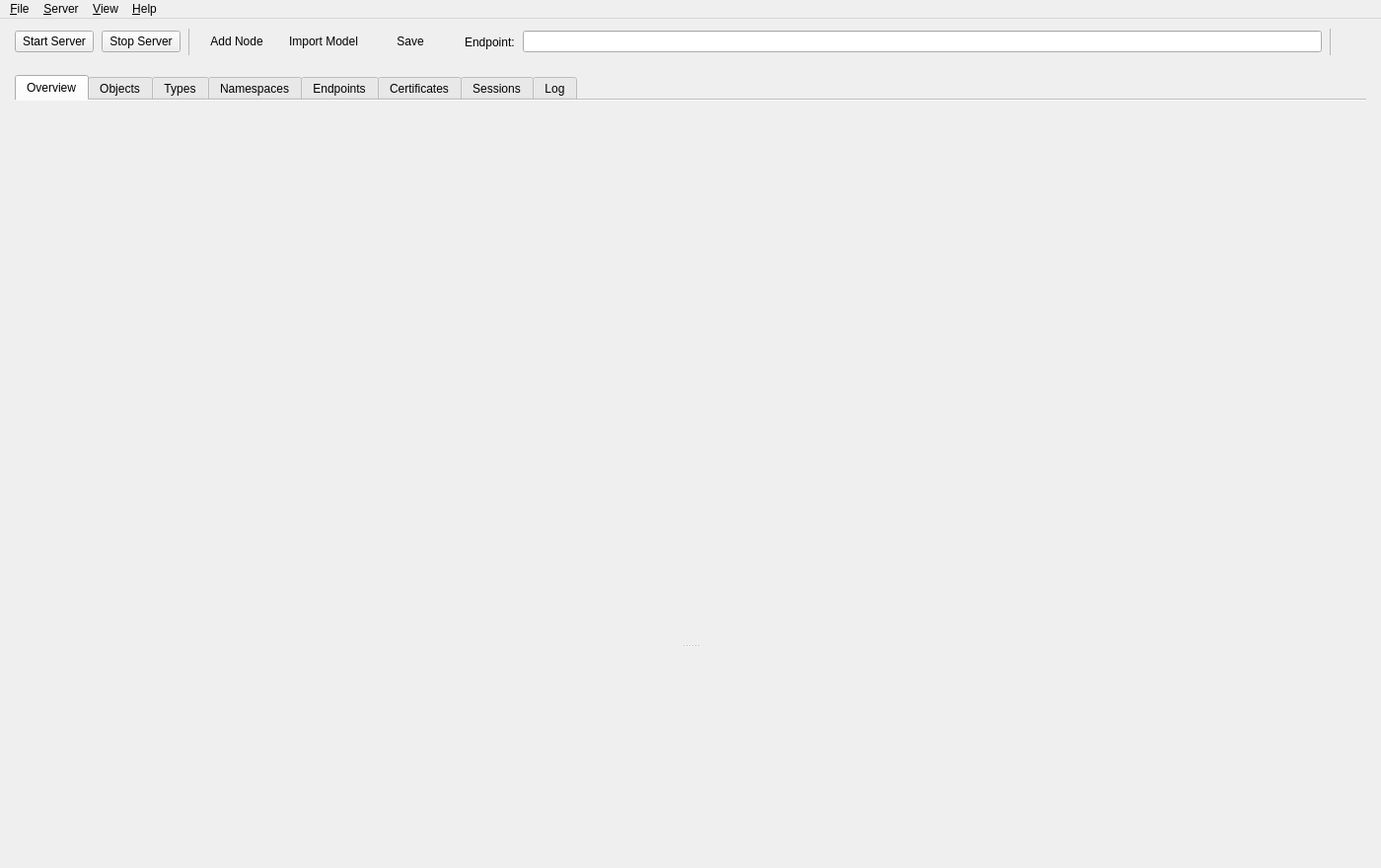
<?xml version="1.0" encoding="UTF-8"?>
<ui version="4.0">
 <class>MainWindow</class>
 <widget class="QMainWindow" name="MainWindow">
  <property name="geometry">
   <rect>
    <x>0</x>
    <y>0</y>
    <width>1400</width>
    <height>880</height>
   </rect>
  </property>
  <property name="minimumSize">
   <size>
    <width>1000</width>
    <height>600</height>
   </size>
  </property>
  <property name="windowTitle">
   <string notr="true">OpenUaSim</string>
  </property>
  <widget class="QWidget" name="centralWidget">
   <layout class="QVBoxLayout" name="centralLayout">
    <property name="spacing">
     <number>20</number>
    </property>
    <property name="leftMargin">
     <number>15</number>
    </property>
    <property name="topMargin">
     <number>10</number>
    </property>
    <property name="rightMargin">
     <number>15</number>
    </property>
    <property name="bottomMargin">
     <number>4</number>
    </property>
    <item>
     <layout class="QHBoxLayout" name="toolbarLayout">
      <property name="spacing">
       <number>8</number>
      </property>
      <item>
       <widget class="QPushButton" name="startButton">
        <property name="toolbar" stdset="0">
         <bool>true</bool>
        </property>
        <property name="iconSize">
         <size>
          <width>18</width>
          <height>18</height>
         </size>
        </property>
        <property name="accent" stdset="0">
         <string notr="true">success</string>
        </property>
        <property name="text">
         <string>Start Server</string>
        </property>
       </widget>
      </item>
      <item>
       <widget class="QPushButton" name="stopButton">
        <property name="toolbar" stdset="0">
         <bool>true</bool>
        </property>
        <property name="iconSize">
         <size>
          <width>18</width>
          <height>18</height>
         </size>
        </property>
        <property name="text">
         <string>Stop Server</string>
        </property>
       </widget>
      </item>
      <item>
       <widget class="QFrame" name="toolbarSeparator1">
        <property name="minimumSize">
         <size>
          <width>1</width>
          <height>0</height>
         </size>
        </property>
        <property name="maximumSize">
         <size>
          <width>1</width>
          <height>16777215</height>
         </size>
        </property>
        <property name="frameShape">
         <enum>QFrame::StyledPanel</enum>
        </property>
        <property name="separator" stdset="0">
         <bool>true</bool>
        </property>
       </widget>
      </item>
      <item>
       <widget class="QPushButton" name="addNodeButton">
        <property name="toolbar" stdset="0">
         <bool>true</bool>
        </property>
        <property name="iconSize">
         <size>
          <width>22</width>
          <height>22</height>
         </size>
        </property>
        <property name="text">
         <string>Add Node</string>
        </property>
        <property name="flat">
         <bool>true</bool>
        </property>
       </widget>
      </item>
      <item>
       <widget class="QPushButton" name="importModelButton">
        <property name="toolbar" stdset="0">
         <bool>true</bool>
        </property>
        <property name="iconSize">
         <size>
          <width>22</width>
          <height>22</height>
         </size>
        </property>
        <property name="text">
         <string>Import Model</string>
        </property>
        <property name="flat">
         <bool>true</bool>
        </property>
       </widget>
      </item>
      <item>
       <widget class="QPushButton" name="saveButton">
        <property name="toolbar" stdset="0">
         <bool>true</bool>
        </property>
        <property name="iconSize">
         <size>
          <width>22</width>
          <height>22</height>
         </size>
        </property>
        <property name="text">
         <string>Save</string>
        </property>
        <property name="flat">
         <bool>true</bool>
        </property>
       </widget>
      </item>
      <item>
       <spacer name="toolbarSpacer">
        <property name="orientation">
         <enum>Qt::Horizontal</enum>
        </property>
       </spacer>
      </item>
      <item>
       <widget class="ElidedLabel" name="endpointLabel">
        <property name="text">
         <string>Endpoint:</string>
        </property>
       </widget>
      </item>
      <item>
       <layout class="QHBoxLayout" name="endpointLayout">
        <property name="spacing">
         <number>2</number>
        </property>
        <item>
         <widget class="ElidedLineEdit" name="endpointEdit">
          <property name="toolbar" stdset="0">
           <bool>true</bool>
          </property>
          <property name="minimumSize">
           <size>
            <width>200</width>
            <height>0</height>
           </size>
          </property>
          <property name="readOnly">
           <bool>true</bool>
          </property>
         </widget>
        </item>
       </layout>
      </item>
      <item>
       <widget class="QFrame" name="toolbarSeparator2">
        <property name="minimumSize">
         <size>
          <width>1</width>
          <height>0</height>
         </size>
        </property>
        <property name="maximumSize">
         <size>
          <width>1</width>
          <height>16777215</height>
         </size>
        </property>
        <property name="frameShape">
         <enum>QFrame::StyledPanel</enum>
        </property>
        <property name="separator" stdset="0">
         <bool>true</bool>
        </property>
       </widget>
      </item>
      <item>
       <widget class="QToolButton" name="themeButton">
        <property name="toolbar" stdset="0">
         <bool>true</bool>
        </property>
        <property name="iconSize">
         <size>
          <width>20</width>
          <height>20</height>
         </size>
        </property>
        <property name="toolTip">
         <string>Color theme</string>
        </property>
        <property name="popupMode">
         <enum>QToolButton::InstantPopup</enum>
        </property>
        <property name="autoRaise">
         <bool>true</bool>
        </property>
       </widget>
      </item>
     </layout>
    </item>
    <item>
     <widget class="QSplitter" name="contentSplitter">
      <property name="orientation">
       <enum>Qt::Vertical</enum>
      </property>
      <property name="childrenCollapsible">
       <bool>false</bool>
      </property>
      <property name="handleWidth">
       <number>8</number>
      </property>
      <widget class="QTabWidget" name="tabWidget">
       <property name="sizePolicy">
        <sizepolicy hsizetype="Expanding" vsizetype="Expanding">
         <horstretch>0</horstretch>
         <verstretch>3</verstretch>
        </sizepolicy>
       </property>
       <property name="currentIndex">
        <number>0</number>
       </property>
       <property name="documentMode">
        <bool>true</bool>
       </property>
       <widget class="StatusPage" name="statusPage">
        <attribute name="title">
         <string>Overview</string>
        </attribute>
       </widget>
       <widget class="ObjectsPage" name="objectsPage">
        <attribute name="title">
         <string>Objects</string>
        </attribute>
       </widget>
       <widget class="TypesPage" name="typesPage">
        <attribute name="title">
         <string>Types</string>
        </attribute>
       </widget>
       <widget class="NamespacesPage" name="namespacesPage">
        <attribute name="title">
         <string>Namespaces</string>
        </attribute>
       </widget>
       <widget class="EndpointsPage" name="endpointsPage">
        <attribute name="title">
         <string>Endpoints</string>
        </attribute>
       </widget>
       <widget class="CertificatesPage" name="certificatesPage">
        <attribute name="title">
         <string>Certificates</string>
        </attribute>
       </widget>
       <widget class="SessionsPage" name="sessionsPage">
        <attribute name="title">
         <string>Sessions</string>
        </attribute>
       </widget>
       <widget class="LogPage" name="logPage">
        <attribute name="title">
         <string>Log</string>
        </attribute>
       </widget>
      </widget>
      <widget class="EventLogWidget" name="eventLog">
       <property name="sizePolicy">
        <sizepolicy hsizetype="Expanding" vsizetype="Expanding">
         <horstretch>0</horstretch>
         <verstretch>1</verstretch>
        </sizepolicy>
       </property>
      </widget>
     </widget>
    </item>
   </layout>
  </widget>
  <widget class="QMenuBar" name="menuBar">
   <widget class="QMenu" name="menuFile">
    <property name="title">
     <string>&amp;File</string>
    </property>
    <addaction name="actionNewProject"/>
    <addaction name="actionOpenProject"/>
    <addaction name="actionSaveProject"/>
    <addaction name="actionSaveProjectAs"/>
    <addaction name="separator"/>
    <addaction name="actionImportModel"/>
    <addaction name="actionExportModel"/>
    <addaction name="separator"/>
    <addaction name="actionExit"/>
   </widget>
   <widget class="QMenu" name="menuServer">
    <property name="title">
     <string>&amp;Server</string>
    </property>
    <addaction name="actionStartServer"/>
    <addaction name="actionStopServer"/>
    <addaction name="actionRestartServer"/>
    <addaction name="separator"/>
    <addaction name="actionRestoreServerState"/>
    <addaction name="separator"/>
    <addaction name="actionAddNode"/>
    <addaction name="actionRenameNode"/>
    <addaction name="actionDuplicateNode"/>
    <addaction name="actionCopyNode"/>
    <addaction name="actionPasteNode"/>
    <addaction name="actionDeleteNode"/>
    <addaction name="separator"/>
    <addaction name="actionServerSettings"/>
    <addaction name="actionUserAccounts"/>
   </widget>
   <widget class="QMenu" name="menuView">
    <property name="title">
     <string>&amp;View</string>
    </property>
    <widget class="QMenu" name="menuLanguage">
     <property name="title">
      <string>&amp;Language</string>
     </property>
     <addaction name="actionLanguageSystem"/>
     <addaction name="actionLanguageEnglish"/>
     <addaction name="actionLanguageRussian"/>
    </widget>
    <widget class="QMenu" name="menuTheme">
     <property name="title">
      <string>&amp;Theme</string>
     </property>
     <addaction name="actionThemeSystem"/>
     <addaction name="actionThemeLight"/>
     <addaction name="actionThemeDark"/>
    </widget>
    <addaction name="separator"/>
    <addaction name="actionEventLog"/>
    <addaction name="separator"/>
    <addaction name="menuTheme"/>
    <addaction name="menuLanguage"/>
   </widget>
   <widget class="QMenu" name="menuHelp">
    <property name="title">
     <string>&amp;Help</string>
    </property>
    <addaction name="actionAbout"/>
    <addaction name="actionAboutQt"/>
   </widget>
   <addaction name="menuFile"/>
   <addaction name="menuServer"/>
   <addaction name="menuView"/>
   <addaction name="menuHelp"/>
  </widget>
  <widget class="QStatusBar" name="statusBar">
   <property name="sizeGripEnabled">
    <bool>false</bool>
   </property>
  </widget>
  <action name="actionLanguageSystem">
   <property name="checkable">
    <bool>true</bool>
   </property>
   <property name="text">
    <string>&amp;System</string>
   </property>
  </action>
  <action name="actionLanguageEnglish">
   <property name="checkable">
    <bool>true</bool>
   </property>
   <property name="text">
    <string notr="true">English</string>
   </property>
  </action>
  <action name="actionLanguageRussian">
   <property name="checkable">
    <bool>true</bool>
   </property>
   <property name="text">
    <string notr="true">Русский</string>
   </property>
  </action>
  <action name="actionThemeSystem">
   <property name="checkable">
    <bool>true</bool>
   </property>
   <property name="text">
    <string>&amp;System</string>
   </property>
  </action>
  <action name="actionThemeLight">
   <property name="checkable">
    <bool>true</bool>
   </property>
   <property name="text">
    <string>&amp;Light</string>
   </property>
  </action>
  <action name="actionThemeDark">
   <property name="checkable">
    <bool>true</bool>
   </property>
   <property name="text">
    <string>&amp;Dark</string>
   </property>
  </action>
  <action name="actionNewProject">
   <property name="text">
    <string>&amp;New Project</string>
   </property>
   <property name="shortcut">
    <string>Ctrl+N</string>
   </property>
  </action>
  <action name="actionOpenProject">
   <property name="text">
    <string>&amp;Open Project...</string>
   </property>
   <property name="shortcut">
    <string>Ctrl+O</string>
   </property>
  </action>
  <action name="actionSaveProject">
   <property name="text">
    <string>&amp;Save Project</string>
   </property>
   <property name="shortcut">
    <string>Ctrl+S</string>
   </property>
  </action>
  <action name="actionSaveProjectAs">
   <property name="text">
    <string>Save Project &amp;As...</string>
   </property>
   <property name="shortcut">
    <string>Ctrl+Shift+S</string>
   </property>
  </action>
  <action name="actionImportModel">
   <property name="text">
    <string>&amp;Import Model...</string>
   </property>
  </action>
  <action name="actionExportModel">
   <property name="text">
    <string>&amp;Export Model...</string>
   </property>
  </action>
  <action name="actionExit">
   <property name="text">
    <string>E&amp;xit</string>
   </property>
   <property name="shortcut">
    <string>Ctrl+Q</string>
   </property>
  </action>
  <action name="actionStartServer">
   <property name="text">
    <string>&amp;Start Server</string>
   </property>
   <property name="shortcut">
    <string>F5</string>
   </property>
  </action>
  <action name="actionStopServer">
   <property name="text">
    <string>S&amp;top Server</string>
   </property>
   <property name="shortcut">
    <string>Shift+F5</string>
   </property>
  </action>
  <action name="actionRestartServer">
   <property name="text">
    <string>&amp;Restart Server</string>
   </property>
   <property name="shortcut">
    <string>Ctrl+Shift+F5</string>
   </property>
  </action>
  <action name="actionAddNode">
   <property name="text">
    <string>&amp;Add Node...</string>
   </property>
   <property name="shortcut">
    <string>Ctrl+Shift+N</string>
   </property>
  </action>
  <action name="actionRenameNode">
   <property name="text">
    <string>Re&amp;name Node...</string>
   </property>
   <property name="shortcut">
    <string>F2</string>
   </property>
  </action>
  <action name="actionDuplicateNode">
   <property name="text">
    <string>D&amp;uplicate Node</string>
   </property>
   <property name="shortcut">
    <string>Ctrl+D</string>
   </property>
   <property name="shortcutContext">
    <enum>Qt::WidgetWithChildrenShortcut</enum>
   </property>
  </action>
  <action name="actionCopyNode">
   <property name="text">
    <string>&amp;Copy Node</string>
   </property>
   <property name="shortcut">
    <string>Ctrl+C</string>
   </property>
   <property name="shortcutContext">
    <enum>Qt::WidgetWithChildrenShortcut</enum>
   </property>
  </action>
  <action name="actionPasteNode">
   <property name="text">
    <string>&amp;Paste Node</string>
   </property>
   <property name="shortcut">
    <string>Ctrl+V</string>
   </property>
   <property name="shortcutContext">
    <enum>Qt::WidgetWithChildrenShortcut</enum>
   </property>
  </action>
  <action name="actionDeleteNode">
   <property name="text">
    <string>&amp;Delete Node</string>
   </property>
   <property name="shortcut">
    <string>Del</string>
   </property>
  </action>
  <action name="actionServerSettings">
   <property name="text">
    <string>Server &amp;Settings...</string>
   </property>
  </action>
  <action name="actionUserAccounts">
   <property name="text">
    <string>&amp;User Accounts...</string>
   </property>
  </action>
  <action name="actionRestoreServerState">
   <property name="checkable">
    <bool>true</bool>
   </property>
   <property name="text">
    <string>Restore Server State at &amp;Launch</string>
   </property>
  </action>
  <action name="actionEventLog">
   <property name="checkable">
    <bool>true</bool>
   </property>
   <property name="checked">
    <bool>true</bool>
   </property>
   <property name="text">
    <string>&amp;Event Log</string>
   </property>
  </action>
  <action name="actionAbout">
   <property name="text">
    <string>&amp;About OpenUaSim</string>
   </property>
  </action>
  <action name="actionAboutQt">
   <property name="text">
    <string>About &amp;Qt</string>
   </property>
  </action>
 </widget>
 <customwidgets>
  <customwidget>
   <class>EventLogWidget</class>
   <extends>QFrame</extends>
   <header>eventlogwidget.h</header>
   <container>1</container>
  </customwidget>
  <customwidget>
   <class>StatusPage</class>
   <extends>QWidget</extends>
   <header>statuspage.h</header>
   <container>1</container>
  </customwidget>
  <customwidget>
   <class>ObjectsPage</class>
   <extends>QWidget</extends>
   <header>objectspage.h</header>
   <container>1</container>
  </customwidget>
  <customwidget>
   <class>TypesPage</class>
   <extends>QWidget</extends>
   <header>typespage.h</header>
   <container>1</container>
  </customwidget>
  <customwidget>
   <class>NamespacesPage</class>
   <extends>QWidget</extends>
   <header>namespacespage.h</header>
   <container>1</container>
  </customwidget>
  <customwidget>
   <class>EndpointsPage</class>
   <extends>QWidget</extends>
   <header>endpointspage.h</header>
   <container>1</container>
  </customwidget>
  <customwidget>
   <class>CertificatesPage</class>
   <extends>QWidget</extends>
   <header>certificatespage.h</header>
   <container>1</container>
  </customwidget>
  <customwidget>
   <class>SessionsPage</class>
   <extends>QWidget</extends>
   <header>sessionspage.h</header>
   <container>1</container>
  </customwidget>
  <customwidget>
   <class>LogPage</class>
   <extends>QWidget</extends>
   <header>logpage.h</header>
   <container>1</container>
  </customwidget>
  <customwidget>
   <class>ElidedLineEdit</class>
   <extends>QLineEdit</extends>
   <header>elidedlineedit.h</header>
  </customwidget>
  <customwidget>
   <class>ElidedLabel</class>
   <extends>QLabel</extends>
   <header>elidedlabel.h</header>
  </customwidget>
 </customwidgets>
 <resources/>
 <connections/>
</ui>
